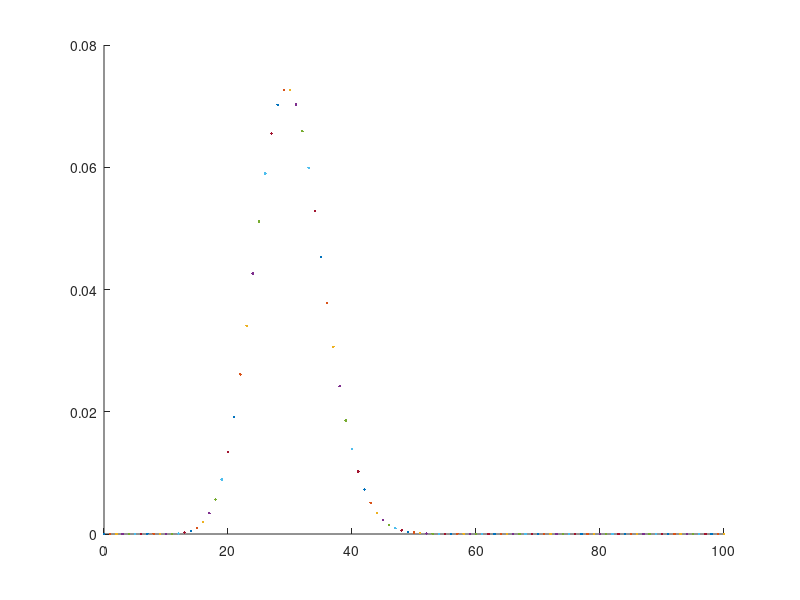

Here is the MATLAB script that generated this plot:
%% 
%Dethroning the Fano Factor: a flexible, model-based approach to partitioning neural variability
% https://www.biorxiv.org/content/biorxiv/early/2017/07/19/165670.full.pdf
% Jonathan Pillow


%% equation 
% p(r|x) = (1/r!)(lambx^r)(e^-lambx)
% assumes mean == variance. in many brain areas you have over-dispersion (i.e., variance > mean)


lambx = 30; % actual stimulus specific firing rate in units spikes/bin
r = 10;     % observed spikes/bin

figure; hold on;
for r=0:100
    p=(1/factorial(r))*(lambx^r)*exp(-lambx);
    
    plot(r,p,'.')
    
    
end
